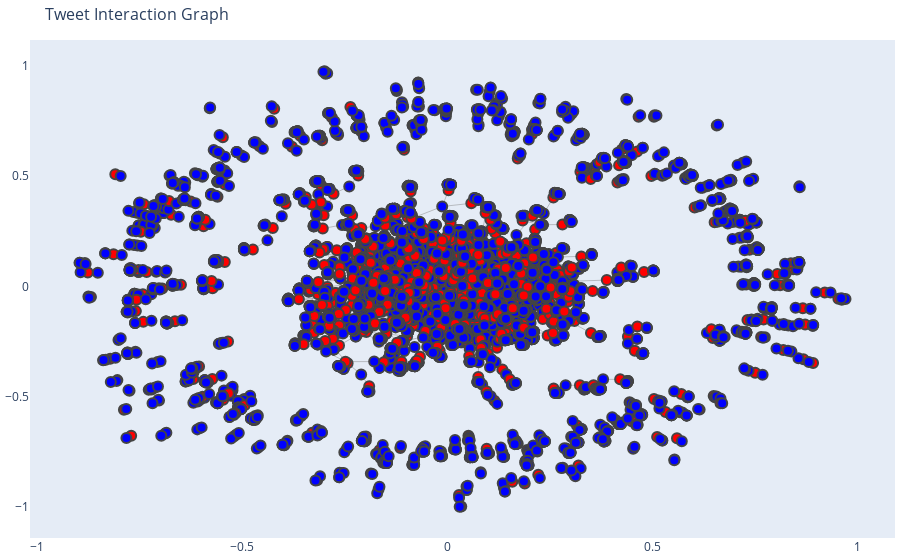

Notebook code cell kept with this figure:
### Code cell
G = nx.Graph()
for _, row in df.iterrows():
    G.add_edge(row['id'], row['reply_user_id'])

node_types = {'id': 'red', 'reply_user_id': 'blue'}

node_colors = {}
for node in G.nodes():
    if node in df['id'].values:
        node_colors[node] = node_types['id']
    elif node in df['reply_user_id'].values:
        node_colors[node] = node_types['reply_user_id']

pos = nx.spring_layout(G)

edge_x = []
edge_y = []
for edge in G.edges():
    x0, y0 = pos[edge[0]]
    x1, y1 = pos[edge[1]]
    edge_x.extend([x0, x1, None])
    edge_y.extend([y0, y1, None])

node_x = []
node_y = []
node_color = []
for node in G.nodes():
    x, y = pos[node]
    node_x.append(x)
    node_y.append(y)
    node_color.append(node_colors[node])

edge_trace = go.Scatter(
    x=edge_x, y=edge_y,
    line=dict(width=0.5, color='#888'),
    hoverinfo='none',
    mode='lines')

node_trace = go.Scatter(
    x=node_x, y=node_y,
    mode='markers',
    hoverinfo='none',
    marker=dict(
        showscale=False,
        colorscale='YlGnBu',
        color=node_color,
        size=10,
        line_width=2))

fig = go.Figure(data=[edge_trace, node_trace],
                layout=go.Layout(
                    title='Tweet Interaction Graph',
                    titlefont_size=16,
                    showlegend=False,
                    hovermode='closest',
                    margin=dict(b=20, l=5, r=5, t=40),
                    annotations=[dict(
                        text="",
                        showarrow=False,
                        xref="paper", yref="paper")],
                    xaxis=dict(showgrid=False, zeroline=False),
                    yaxis=dict(showgrid=False, zeroline=False)))

fig.show()

### Figure 1 — Plotly figure (JSON) as saved in the notebook; plotly's stock layout.template omitted (floating-point values rounded to 4 significant figures; data arrays with more than 128 entries replaced by an {"elided": "..."} marker saying what was removed)
{"data": [{"hoverinfo": "none", "line": {"color": "#888", "width": 0.5}, "mode": "lines", "type": "scatter", "x": {"elided": "21552 float values"}, "y": {"elided": "21552 float values"}}, {"hoverinfo": "none", "marker": {"color": {"elided": "7066 str values"}, "colorscale": [[0, "rgb(255,255,217)"], [0.125, "rgb(237,248,177)"], [0.25, "rgb(199,233,180)"], [0.375, "rgb(127,205,187)"], [0.5, "rgb(65,182,196)"], [0.625, "rgb(29,145,192)"], [0.75, "rgb(34,94,168)"], [0.875, "rgb(37,52,148)"], [1, "rgb(8,29,88)"]], "line": {"width": 2}, "showscale": false, "size": 10}, "mode": "markers", "type": "scatter", "x": {"elided": "7066 float values"}, "y": {"elided": "7066 float values"}}], "layout": {"annotations": [{"showarrow": false, "text": "", "xref": "paper", "yref": "paper"}], "autosize": true, "hovermode": "closest", "margin": {"b": 20, "l": 5, "r": 5, "t": 40}, "showlegend": false, "title": {"font": {"size": 16}, "text": "Tweet Interaction Graph"}, "xaxis": {"autorange": true, "range": [-1.014, 1.089], "showgrid": false, "type": "linear", "zeroline": false}, "yaxis": {"autorange": true, "range": [-1.163, 1.139], "showgrid": false, "type": "linear", "zeroline": false}}}
